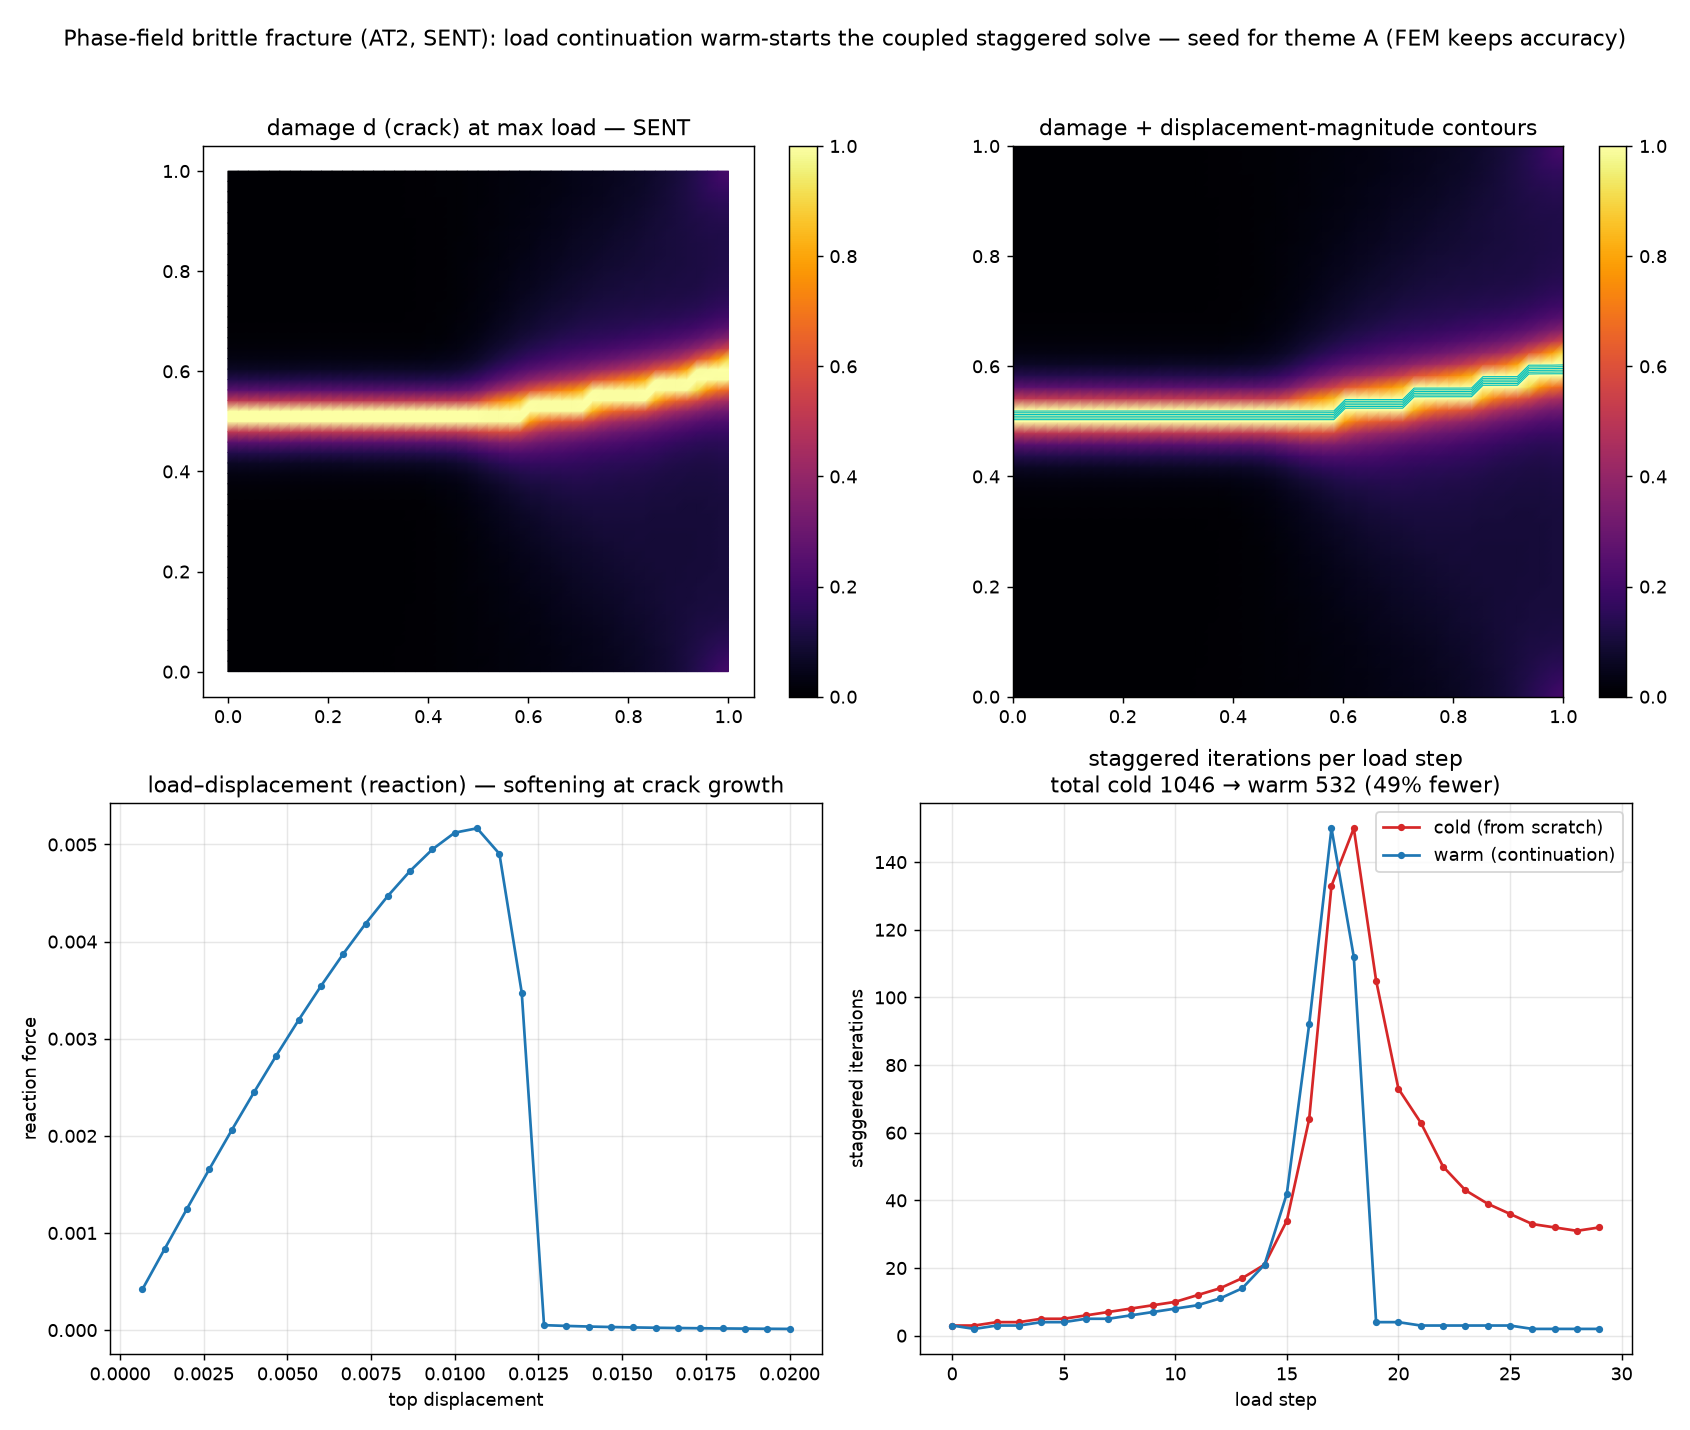

The Python source for this figure:
"""phasefield_fracture_warmstart.py — seed demo for research theme A (see
research/RESEARCH_THEMES_muramatsu.md): warm-start / load continuation for the
coupled, expensive phase-field brittle-fracture solve — the Muramatsu-lab core
(phase-field / fracture coupling) met with this repo's idea C (continuation as
accelerator; cf. gaa_material_sweep_warmstart.py, dd_breakdown_continuation.py).

Model: AT2 phase-field fracture on a single-edge-notched tension (SENT) square,
P1 / CST finite elements (weak form). Two coupled fields:
  * displacement u  : -div( g(d) sigma(u) ) = 0 ,  g(d)=(1-d)^2 + k
  * damage d in[0,1]: (Gc/l + 2H) d - Gc*l*lap(d) = 2H ,  H = max history of psi+
solved by the standard staggered (alternate-minimisation) scheme; a horizontal
pre-crack is imposed as d=1 on a thin notch band. Vertical tension is applied in
load increments.

Idea C (continuation warm-start):
  * warm : each load step initialises (u,d,H) from the previous converged step
  * cold : each load step is solved from the undamaged scratch state (u=0,
           d=notch, H=0) at that load level
Every solve is the exact FE staggered solution; only the staggered iteration
count changes. Warm-start cuts iterations most where the crack propagates —
exactly where a single-step (no-continuation) solve struggles.

Honest scope: AT2, no tension/compression energy split (tension-dominated SENT),
lumped damage mass, structured mesh with l~2h. This is a concept seed, not a
validated fracture study; it demonstrates the continuation/warm-start value that
theme A would develop (operator-learned initial guesses, crack-path operators).

Run:  python3 phasefield_fracture_warmstart.py     (writes phasefield_fracture_warmstart.png)
      python3 phasefield_fracture_warmstart.py --help
"""
from __future__ import annotations

import argparse

import numpy as np
import scipy.sparse as sp
import scipy.sparse.linalg as spla

SEED = 20260725
E, NU = 1.0, 0.3            # non-dim Young / Poisson (plane strain)
GC, ELL = 5.0e-5, 0.03      # fracture toughness, regularisation length
KRES = 1e-7                 # residual stiffness
STAG_TOL = 1e-4
STAG_MAX = 150


def build_mesh(n):
    xs = np.linspace(0, 1, n + 1)
    X, Y = np.meshgrid(xs, xs)
    nodes = np.column_stack([X.ravel(), Y.ravel()])
    idx = lambda i, j: j * (n + 1) + i
    tris = []
    for j in range(n):
        for i in range(n):
            a, b, c, dd = idx(i, j), idx(i + 1, j), idx(i + 1, j + 1), idx(i, j + 1)
            tris.append((a, b, c)); tris.append((a, c, dd))
    return nodes, np.asarray(tris, np.int64)


def cmat():
    lam = E * NU / ((1 + NU) * (1 - 2 * NU))
    mu = E / (2 * (1 + NU))
    return np.array([[lam + 2 * mu, lam, 0], [lam, lam + 2 * mu, 0], [0, 0, mu]]), lam, mu


def precompute(nodes, tris):
    C, _, _ = cmat()
    nel = len(tris)
    B = np.zeros((nel, 3, 6)); area = np.zeros(nel)
    bcg = np.zeros((nel, 2, 3))          # damage gradient [b;c]
    for e, t in enumerate(tris):
        p = nodes[t]; x, y = p[:, 0], p[:, 1]
        A = 0.5 * ((x[1] - x[0]) * (y[2] - y[0]) - (x[2] - x[0]) * (y[1] - y[0]))
        b = np.array([y[1] - y[2], y[2] - y[0], y[0] - y[1]]) / (2 * A)
        c = np.array([x[2] - x[1], x[0] - x[2], x[1] - x[0]]) / (2 * A)
        area[e] = abs(A)
        for k in range(3):
            B[e, 0, 2 * k] = b[k]; B[e, 1, 2 * k + 1] = c[k]
            B[e, 2, 2 * k] = c[k]; B[e, 2, 2 * k + 1] = b[k]
        bcg[e, 0] = b; bcg[e, 1] = c
    # element base stiffness Ke0 = |A| B^T C B  (6x6), scaled by g(d) each iter
    Ke0 = np.einsum("e,eki,kl,elj->eij", area, B, C, B)
    udof = np.zeros((nel, 6), np.int64)
    udof[:, 0::2] = 2 * tris; udof[:, 1::2] = 2 * tris + 1
    rows_u = np.repeat(udof, 6, axis=1).ravel()
    cols_u = np.tile(udof, (1, 6)).ravel()
    # damage constant part: Gc*l*|A|*(bb+cc) + (Gc/l)*lumped-mass
    Lap = GC * ELL * area[:, None, None] * np.einsum("eai,eaj->eij", bcg, bcg)
    rows_d = np.repeat(tris, 3, axis=1).ravel()
    cols_d = np.tile(tris, (1, 3)).ravel()
    massL = area / 3.0                    # lumped mass contribution per node
    Kd_const = sp.csr_matrix((Lap.ravel(), (rows_d, cols_d)), shape=(len(nodes),) * 2)
    Kd_const = Kd_const + sp.diags(np.bincount(tris.ravel(),
                                   weights=np.repeat((GC / ELL) * massL, 3), minlength=len(nodes)))
    return C, B, area, Ke0, rows_u, cols_u, udof, Kd_const, massL


def solve_u(Ke0, rows_u, cols_u, gd, free_u, fix_u, uval, N):
    data = (Ke0 * gd[:, None, None]).ravel()
    K = sp.csr_matrix((data, (rows_u, cols_u)), shape=(2 * N, 2 * N))
    u = np.zeros(2 * N); u[fix_u] = uval
    rhs = -(K @ u)
    u[free_u] = spla.spsolve(K[np.ix_(free_u, free_u)].tocsc(), rhs[free_u])
    return u, K


def solve_d(Kd_const, massL, tris, H, d_lock, notch, N):
    mvar = np.bincount(tris.ravel(), weights=np.repeat(2 * H * massL, 3), minlength=N)
    K = (Kd_const + sp.diags(mvar)).tocsc()
    rhs = np.bincount(tris.ravel(), weights=np.repeat(2 * H * massL, 3), minlength=N)
    free = np.ones(N, bool); free[notch] = False
    d = np.zeros(N); d[notch] = 1.0      # Dirichlet lift: notch fixed = 1, rest baseline 0
    rhs2 = rhs - K @ d
    d[free] = spla.spsolve(K[np.ix_(free, free)], rhs2[free])
    return np.clip(np.maximum(d, d_lock), 0, 1)


def staggered(pc, tris, N, uval, fix_u, free_u, u0, d0, H0, dlock):
    C, B, area, Ke0, rows_u, cols_u, udof, Kd_const, massL = pc
    notch = pc_notch
    u, d, H = u0.copy(), d0.copy(), H0.copy()
    for it in range(1, STAG_MAX + 1):
        gd = (1 - d[tris].mean(axis=1)) ** 2 + KRES
        u, K = solve_u(Ke0, rows_u, cols_u, gd, free_u, fix_u, uval, N)
        eps = np.einsum("eij,ej->ei", B, u[udof])                 # element strain (Voigt)
        psi = 0.5 * np.einsum("ei,ij,ej->e", eps, C, eps)
        H = np.maximum(H, psi)
        d_new = solve_d(Kd_const, massL, tris, H, dlock, notch, N)
        change = np.max(np.abs(d_new - d))
        d = d_new
        if change < STAG_TOL:
            break
    reaction = float((K @ u)[fix_top_uy].sum())
    return u, d, H, it, reaction


def main():
    global pc_notch, fix_top_uy
    ap = argparse.ArgumentParser(description=__doc__,
                                 formatter_class=argparse.RawDescriptionHelpFormatter)
    ap.add_argument("--n", type=int, default=48, help="cells per side")
    ap.add_argument("--nload", type=int, default=30, help="load increments")
    ap.add_argument("--umax", type=float, default=0.02, help="max top displacement")
    ap.add_argument("--out", type=str, default="phasefield_fracture_warmstart.png")
    args = ap.parse_args()
    if args.nload < 3:
        ap.error("--nload must be >= 3")

    nodes, tris = build_mesh(args.n)
    N = len(nodes)
    pc = precompute(nodes, tris)

    x, y = nodes[:, 0], nodes[:, 1]
    h = 1.0 / args.n
    bottom = np.where(y < 1e-9)[0]
    top = np.where(y > 1 - 1e-9)[0]
    pc_notch = np.where((np.abs(y - 0.5) < h) & (x <= 0.5))[0]   # pre-crack band
    # Dirichlet dof bookkeeping (u): bottom fully fixed, top ux=0 & uy=load
    fix = np.concatenate([2 * bottom, 2 * bottom + 1, 2 * top, 2 * top + 1])
    fix_top_uy = 2 * top + 1
    free_u = np.setdiff1d(np.arange(2 * N), fix)

    def uval_of(delta):
        v = np.zeros(2 * N); v[2 * top + 1] = delta      # top uy = delta; others 0
        return v[fix], fix

    loads = np.linspace(args.umax / args.nload, args.umax, args.nload)

    # ---- warm: continuation (carry state) ----
    uw = np.zeros(2 * N); dw = np.zeros(N); Hw = np.zeros(len(tris)); dlock = np.zeros(N)
    warm_it, reac, cmod = [], [], []
    for k, dl in enumerate(loads):
        uv, _ = uval_of(dl)
        u, d, H, it, R = staggered(pc, tris, N, uv, fix, free_u, uw, dw, Hw, dlock)
        uw, dw, Hw = u, d, H; dlock = np.maximum(dlock, d)
        warm_it.append(it); reac.append(R); cmod.append(float(d.mean()))

    # ---- cold: each load level from undamaged scratch ----
    cold_it = []
    for k, dl in enumerate(loads):
        uv, _ = uval_of(dl)
        _, _, _, it, _ = staggered(pc, tris, N, uv, fix, free_u,
                                   np.zeros(2 * N), np.zeros(N), np.zeros(len(tris)), np.zeros(N))
        cold_it.append(it)

    tot_c, tot_w = int(np.sum(cold_it)), int(np.sum(warm_it))
    print(f"\nphase-field SENT: {args.nload} load steps, mesh {args.n}x{args.n}")
    print(f"  staggered iterations  cold {tot_c}   warm(continuation) {tot_w}"
          f"   ({100 * (tot_c - tot_w) / tot_c:.0f}% fewer)")
    print(f"  peak per-step  cold {max(cold_it)}   warm {max(warm_it)}   (crack-propagation step)")

    _plot(args.out, nodes, tris, dw, uw, loads, reac, cold_it, warm_it, tot_c, tot_w)
    print(f"wrote {args.out}")


def _plot(out, nodes, tris, d, u, loads, reac, cold_it, warm_it, tot_c, tot_w):
    import matplotlib
    matplotlib.use("Agg")
    import matplotlib.pyplot as plt
    from matplotlib.tri import Triangulation
    tr = Triangulation(nodes[:, 0], nodes[:, 1], tris)
    fig, ax = plt.subplots(2, 2, figsize=(13, 11))

    tp = ax[0, 0].tripcolor(tr, d, shading="gouraud", cmap="inferno", vmin=0, vmax=1)
    ax[0, 0].set_aspect("equal"); ax[0, 0].set_title("damage d (crack) at max load — SENT")
    fig.colorbar(tp, ax=ax[0, 0], fraction=0.046)

    sc = 0.0
    dnodes = nodes + sc * u.reshape(-1, 2)
    trd = Triangulation(dnodes[:, 0], dnodes[:, 1], tris)
    tp = ax[0, 1].tripcolor(trd, d, shading="gouraud", cmap="inferno", vmin=0, vmax=1)
    mag = np.sqrt(u[0::2] ** 2 + u[1::2] ** 2)
    tp2 = ax[0, 1].tricontour(tr, mag, levels=6, colors="c", linewidths=0.6)
    ax[0, 1].set_aspect("equal"); ax[0, 1].set_title("damage + displacement-magnitude contours")
    fig.colorbar(tp, ax=ax[0, 1], fraction=0.046)

    ax[1, 0].plot(loads, reac, "-o", ms=3, color="#1f77b4")
    ax[1, 0].set_title("load–displacement (reaction) — softening at crack growth")
    ax[1, 0].set_xlabel("top displacement"); ax[1, 0].set_ylabel("reaction force")
    ax[1, 0].grid(True, alpha=0.3)

    xs = np.arange(len(cold_it))
    ax[1, 1].plot(xs, cold_it, "-o", ms=3, color="#d62728", label="cold (from scratch)")
    ax[1, 1].plot(xs, warm_it, "-o", ms=3, color="#1f77b4", label="warm (continuation)")
    ax[1, 1].set_title(f"staggered iterations per load step\ntotal cold {tot_c} → warm {tot_w} "
                       f"({100*(tot_c-tot_w)/tot_c:.0f}% fewer)")
    ax[1, 1].set_xlabel("load step"); ax[1, 1].set_ylabel("staggered iterations")
    ax[1, 1].legend(); ax[1, 1].grid(True, alpha=0.3)

    fig.suptitle("Phase-field brittle fracture (AT2, SENT): load continuation warm-starts the "
                 "coupled staggered solve — seed for theme A (FEM keeps accuracy)", fontsize=12)
    fig.tight_layout(rect=[0, 0, 1, 0.96])
    fig.savefig(out, dpi=130)


if __name__ == "__main__":
    main()
